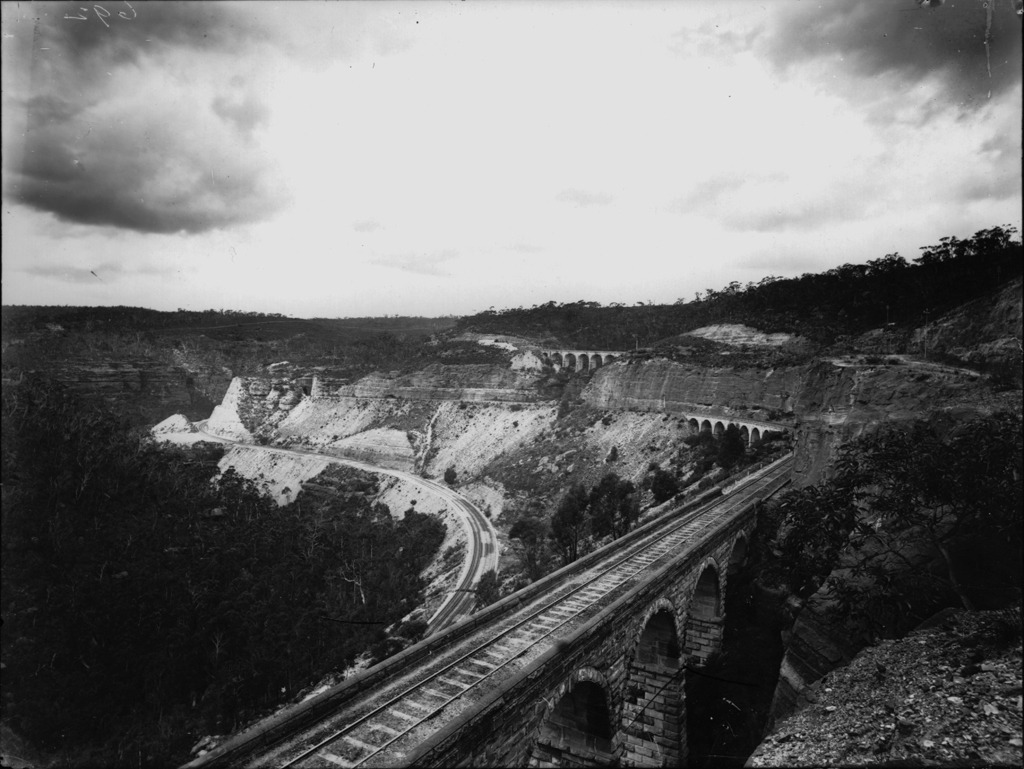
#> input picture UNED/computer-vision/pec1/data/zigzag.jpg, 1024 x 769 px
$ python pec1_Ej2_a.py
#> lines starting #> are read from the running program, lines starting #| are printed output that depends on the picture
import cv2 as cv
import math

zigzag = cv.imread("data/zigzag.jpg", cv.IMREAD_COLOR)
#> zigzag is the input picture: shape (769, 1024, 3); min 0, max 234, mean 108.7
brain = cv.imread("data/brainLabels.png",  cv.IMREAD_COLOR)
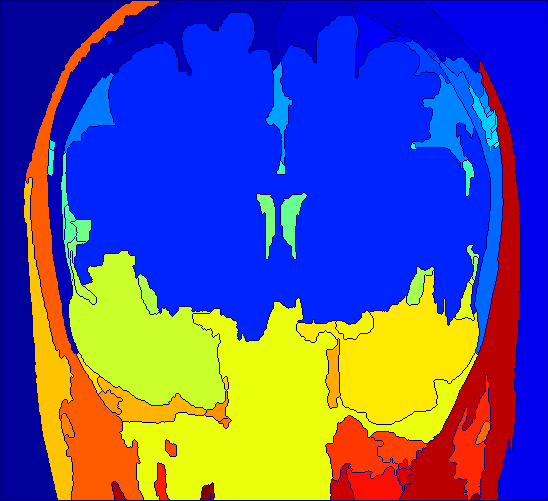
#> input picture UNED/computer-vision/pec1/data/brainLabels.png, 548 x 501 px
#> brain is the input picture: shape (501, 548, 3); mean B, G, R 148.4, 82.1, 83.7

size = (200, 200)

zigzag_200 = cv.resize(zigzag, size, interpolation=cv.INTER_LINEAR)
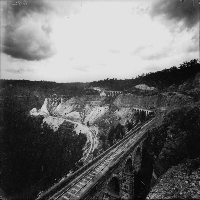
#> zigzag_200: shape (200, 200, 3); min 3, max 229, mean 108.8
brain_200 = cv.resize(brain,  size, interpolation=cv.INTER_LINEAR)
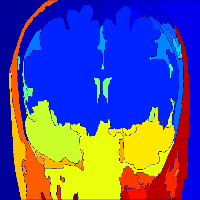
#> brain_200: shape (200, 200, 3); mean B, G, R 148.6, 82.1, 83.8


def rotate_keep_bounds(img, angle_deg):
#> called with angle_deg = 45
    h, w = img.shape[:2]
#> h = 200; w = 200
    angle = math.radians(angle_deg)

    cx, cy = w / 2.0, h / 2.0
#> cx = 100; cy = 100

    cos_a = abs(math.cos(angle))
    sin_a = abs(math.sin(angle))
    new_w = int(w * cos_a + h * sin_a)
#> new_w = 282
    new_h = int(h * cos_a + w * sin_a)
#> new_h = 282

    M = cv.getRotationMatrix2D((cx, cy), angle_deg, 1.0)

    tx = (new_w / 2.0) - cx
#> tx = 41
    ty = (new_h / 2.0) - cy
#> ty = 41
    M[0, 2] += tx
    M[1, 2] += ty

    rotated = cv.warpAffine(img, M, (new_w, new_h),
                            flags=cv.INTER_LINEAR,
                            borderMode=cv.BORDER_CONSTANT,
                            borderValue=(0, 0, 0))
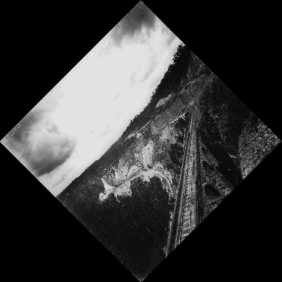
#> rotated: shape (282, 282, 3); min 0, max 227, mean 54.7
    return rotated


zigzag_rot = rotate_keep_bounds(zigzag_200, 45)
brain_rot = rotate_keep_bounds(brain_200,  45)
#> call 2 of rotate_keep_bounds, with angle_deg = 45
#> in rotate_keep_bounds (call 2), `rotated = cv.warpAffine(img, M, (new_w, new_h), flags=cv.INTER_LINEAR,..`:
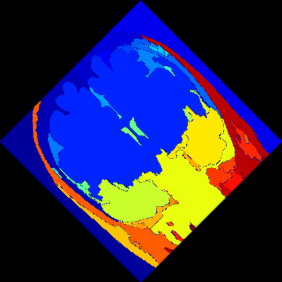
#> rotated: shape (282, 282, 3); mean B, G, R 74.8, 41.3, 42.2

cv.imshow("zigzag 200x200", zigzag_200)
cv.imshow("zigzag rotado 45", zigzag_rot)

cv.imshow("brain 200x200", brain_200)
cv.imshow("brain rotado 45", brain_rot)

print("Pulsa una tecla para salir")
cv.waitKey(0)
cv.destroyAllWindows()
